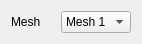
<?xml version="1.0" encoding="UTF-8"?>
<ui version="4.0">
 <class>Mesh</class>
 <widget class="QWidget" name="Mesh">
  <property name="geometry">
   <rect>
    <x>0</x>
    <y>0</y>
    <width>142</width>
    <height>40</height>
   </rect>
  </property>
  <property name="windowTitle">
   <string>Form</string>
  </property>
  <layout class="QGridLayout" name="gridLayout">
   <item row="0" column="0">
    <widget class="QLabel" name="label">
     <property name="text">
      <string>Mesh</string>
     </property>
    </widget>
   </item>
   <item row="0" column="1">
    <widget class="QComboBox" name="comboBox">
     <item>
      <property name="text">
       <string>Mesh 1</string>
      </property>
     </item>
     <item>
      <property name="text">
       <string>Mesh 2</string>
      </property>
     </item>
    </widget>
   </item>
  </layout>
 </widget>
 <resources/>
 <connections/>
</ui>
